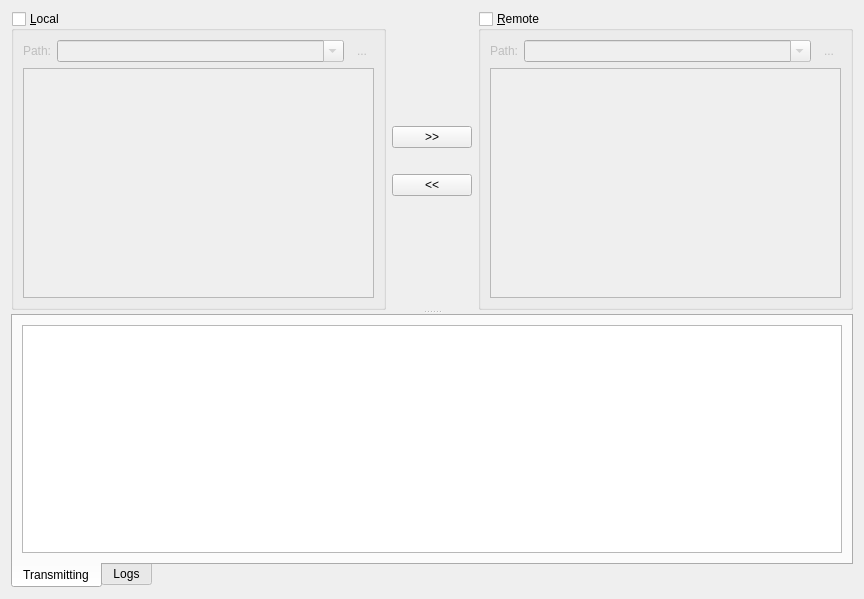
<?xml version="1.0" encoding="UTF-8"?>
<ui version="4.0">
 <class>FileManagement</class>
 <widget class="QWidget" name="FileManagement">
  <property name="geometry">
   <rect>
    <x>0</x>
    <y>0</y>
    <width>864</width>
    <height>599</height>
   </rect>
  </property>
  <property name="windowTitle">
   <string>File Mamagement</string>
  </property>
  <layout class="QHBoxLayout" name="horizontalLayout_2">
   <item>
    <widget class="QSplitter" name="splitter">
     <property name="sizePolicy">
      <sizepolicy hsizetype="Expanding" vsizetype="Expanding">
       <horstretch>0</horstretch>
       <verstretch>0</verstretch>
      </sizepolicy>
     </property>
     <property name="orientation">
      <enum>Qt::Vertical</enum>
     </property>
     <widget class="QWidget" name="layoutWidget">
      <layout class="QHBoxLayout" name="horizontalLayout">
       <item>
        <widget class="QGroupBox" name="groupBoxLocal">
         <property name="sizePolicy">
          <sizepolicy hsizetype="Expanding" vsizetype="Expanding">
           <horstretch>0</horstretch>
           <verstretch>3</verstretch>
          </sizepolicy>
         </property>
         <property name="title">
          <string>&amp;Local</string>
         </property>
         <property name="checkable">
          <bool>true</bool>
         </property>
         <property name="checked">
          <bool>false</bool>
         </property>
         <layout class="QGridLayout" name="gridLayout_8">
          <item row="0" column="0">
           <widget class="QLabel" name="label_4">
            <property name="text">
             <string>Path:</string>
            </property>
           </widget>
          </item>
          <item row="0" column="1">
           <widget class="QComboBox" name="comboBoxLocalPath">
            <property name="sizePolicy">
             <sizepolicy hsizetype="Expanding" vsizetype="Fixed">
              <horstretch>0</horstretch>
              <verstretch>0</verstretch>
             </sizepolicy>
            </property>
            <property name="editable">
             <bool>true</bool>
            </property>
           </widget>
          </item>
          <item row="0" column="2">
           <widget class="QToolButton" name="toolButtonShowLocalFiles">
            <property name="text">
             <string>...</string>
            </property>
            <property name="icon">
             <iconset resource="../controlcenter.qrc">
              <normaloff>:/icon/resources/images/select.png</normaloff>:/icon/resources/images/select.png</iconset>
            </property>
            <property name="autoRaise">
             <bool>true</bool>
            </property>
           </widget>
          </item>
          <item row="1" column="0" colspan="3">
           <widget class="QTableView" name="tableViewLocalFiles">
            <property name="selectionMode">
             <enum>QAbstractItemView::SingleSelection</enum>
            </property>
            <property name="selectionBehavior">
             <enum>QAbstractItemView::SelectRows</enum>
            </property>
            <property name="sortingEnabled">
             <bool>true</bool>
            </property>
            <property name="wordWrap">
             <bool>false</bool>
            </property>
            <attribute name="verticalHeaderVisible">
             <bool>false</bool>
            </attribute>
           </widget>
          </item>
         </layout>
        </widget>
       </item>
       <item>
        <layout class="QVBoxLayout" name="verticalLayout_5">
         <property name="sizeConstraint">
          <enum>QLayout::SetMinimumSize</enum>
         </property>
         <item>
          <spacer name="verticalSpacer_4">
           <property name="orientation">
            <enum>Qt::Vertical</enum>
           </property>
           <property name="sizeHint" stdset="0">
            <size>
             <width>20</width>
             <height>40</height>
            </size>
           </property>
          </spacer>
         </item>
         <item>
          <widget class="QPushButton" name="pushButtonUploadToRemote">
           <property name="toolTip">
            <string>Upload To Remote</string>
           </property>
           <property name="text">
            <string>&gt;&gt;</string>
           </property>
           <property name="iconSize">
            <size>
             <width>22</width>
             <height>22</height>
            </size>
           </property>
          </widget>
         </item>
         <item>
          <spacer name="verticalSpacer_5">
           <property name="orientation">
            <enum>Qt::Vertical</enum>
           </property>
           <property name="sizeType">
            <enum>QSizePolicy::Preferred</enum>
           </property>
           <property name="sizeHint" stdset="0">
            <size>
             <width>20</width>
             <height>20</height>
            </size>
           </property>
          </spacer>
         </item>
         <item>
          <widget class="QPushButton" name="pushButtonDownloadToLocal">
           <property name="toolTip">
            <string>Download To Local</string>
           </property>
           <property name="text">
            <string>&lt;&lt;</string>
           </property>
           <property name="iconSize">
            <size>
             <width>22</width>
             <height>22</height>
            </size>
           </property>
          </widget>
         </item>
         <item>
          <spacer name="verticalSpacer_6">
           <property name="orientation">
            <enum>Qt::Vertical</enum>
           </property>
           <property name="sizeHint" stdset="0">
            <size>
             <width>20</width>
             <height>40</height>
            </size>
           </property>
          </spacer>
         </item>
        </layout>
       </item>
       <item>
        <widget class="QGroupBox" name="groupBoxRemote">
         <property name="sizePolicy">
          <sizepolicy hsizetype="Expanding" vsizetype="Expanding">
           <horstretch>0</horstretch>
           <verstretch>0</verstretch>
          </sizepolicy>
         </property>
         <property name="title">
          <string>&amp;Remote</string>
         </property>
         <property name="checkable">
          <bool>true</bool>
         </property>
         <property name="checked">
          <bool>false</bool>
         </property>
         <layout class="QGridLayout" name="gridLayout_10">
          <item row="0" column="0">
           <widget class="QLabel" name="label_5">
            <property name="text">
             <string>Path:</string>
            </property>
           </widget>
          </item>
          <item row="0" column="1">
           <widget class="QComboBox" name="comboBoxRemotePath">
            <property name="sizePolicy">
             <sizepolicy hsizetype="Expanding" vsizetype="Fixed">
              <horstretch>0</horstretch>
              <verstretch>0</verstretch>
             </sizepolicy>
            </property>
            <property name="editable">
             <bool>true</bool>
            </property>
           </widget>
          </item>
          <item row="0" column="2">
           <widget class="QToolButton" name="toolButtonShowRemoteFiles">
            <property name="text">
             <string>...</string>
            </property>
            <property name="icon">
             <iconset resource="../controlcenter.qrc">
              <normaloff>:/icon/resources/images/select.png</normaloff>:/icon/resources/images/select.png</iconset>
            </property>
            <property name="autoRaise">
             <bool>true</bool>
            </property>
           </widget>
          </item>
          <item row="1" column="0" colspan="3">
           <widget class="QTableView" name="tableViewRemoteFiles">
            <property name="selectionMode">
             <enum>QAbstractItemView::SingleSelection</enum>
            </property>
            <property name="selectionBehavior">
             <enum>QAbstractItemView::SelectRows</enum>
            </property>
            <property name="sortingEnabled">
             <bool>true</bool>
            </property>
            <property name="wordWrap">
             <bool>false</bool>
            </property>
            <attribute name="verticalHeaderVisible">
             <bool>false</bool>
            </attribute>
           </widget>
          </item>
         </layout>
        </widget>
       </item>
      </layout>
     </widget>
     <widget class="QTabWidget" name="tabWidget_2">
      <property name="tabPosition">
       <enum>QTabWidget::South</enum>
      </property>
      <property name="tabShape">
       <enum>QTabWidget::Rounded</enum>
      </property>
      <property name="currentIndex">
       <number>0</number>
      </property>
      <widget class="QWidget" name="tabFileTransmitting">
       <attribute name="title">
        <string>Transmitting</string>
       </attribute>
       <layout class="QGridLayout" name="gridLayout_11">
        <item row="0" column="0">
         <widget class="QTreeView" name="treeView"/>
        </item>
       </layout>
      </widget>
      <widget class="QWidget" name="tabFileLogs">
       <attribute name="title">
        <string>Logs</string>
       </attribute>
       <layout class="QGridLayout" name="gridLayout_14">
        <item row="0" column="0">
         <widget class="QTextEdit" name="textEdit"/>
        </item>
       </layout>
      </widget>
     </widget>
    </widget>
   </item>
  </layout>
 </widget>
 <resources>
  <include location="../controlcenter.qrc"/>
 </resources>
 <connections/>
</ui>
